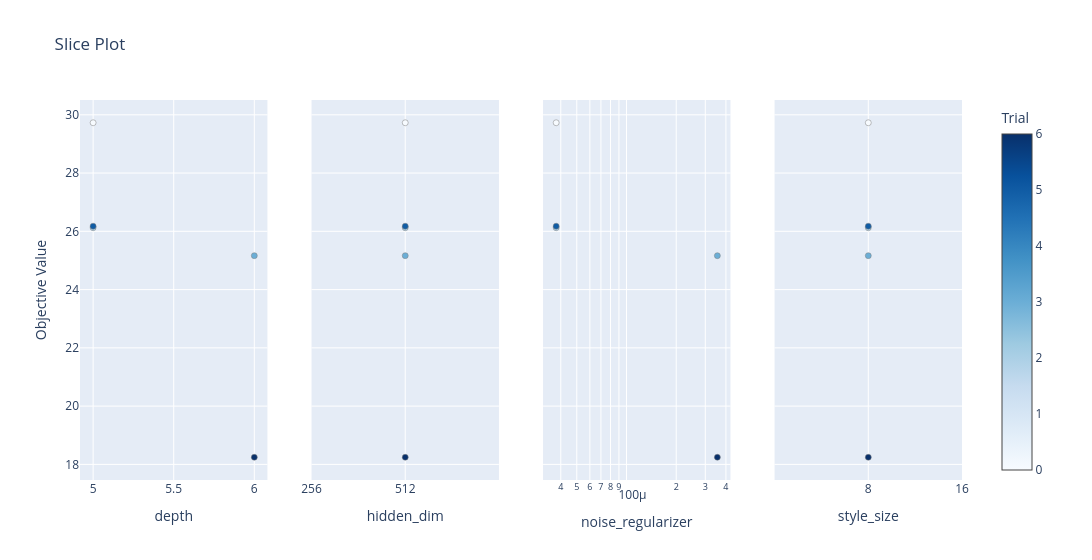

The code cell stored with this chart in its notebook:
### Code cell
vis.plot_slice(study, params=["style_size", "depth", "hidden_dim", "noise_regularizer"])

### Figure 1 — Plotly figure (JSON) as saved in the notebook; plotly's stock layout.template omitted (floating-point values rounded to 4 significant figures)
{"data": [{"marker": {"color": [0, 2, 3, 5, 6], "colorbar": {"title": {"text": "Trial"}, "x": 1, "xpad": 40}, "colorscale": [[0, "rgb(247,251,255)"], [0.125, "rgb(222,235,247)"], [0.25, "rgb(198,219,239)"], [0.375, "rgb(158,202,225)"], [0.5, "rgb(107,174,214)"], [0.625, "rgb(66,146,198)"], [0.75, "rgb(33,113,181)"], [0.875, "rgb(8,81,156)"], [1, "rgb(8,48,107)"]], "line": {"color": "Grey", "width": 0.5}, "showscale": true}, "mode": "markers", "name": "Feasible Trial", "showlegend": false, "type": "scatter", "x": [5, 5, 6, 5, 6], "xaxis": "x", "y": [29.73, 26.12, 25.16, 26.18, 18.24], "yaxis": "y"}, {"marker": {"color": [0, 2, 3, 5, 6], "colorbar": {"title": {"text": "Trial"}, "x": 1, "xpad": 40}, "colorscale": [[0, "rgb(247,251,255)"], [0.125, "rgb(222,235,247)"], [0.25, "rgb(198,219,239)"], [0.375, "rgb(158,202,225)"], [0.5, "rgb(107,174,214)"], [0.625, "rgb(66,146,198)"], [0.75, "rgb(33,113,181)"], [0.875, "rgb(8,81,156)"], [1, "rgb(8,48,107)"]], "line": {"color": "Grey", "width": 0.5}, "showscale": false}, "mode": "markers", "name": "Feasible Trial", "showlegend": false, "type": "scatter", "x": ["512", "512", "512", "512", "512"], "xaxis": "x2", "y": [29.73, 26.12, 25.16, 26.18, 18.24], "yaxis": "y2"}, {"marker": {"color": [0, 2, 3, 5, 6], "colorbar": {"title": {"text": "Trial"}, "x": 1, "xpad": 40}, "colorscale": [[0, "rgb(247,251,255)"], [0.125, "rgb(222,235,247)"], [0.25, "rgb(198,219,239)"], [0.375, "rgb(158,202,225)"], [0.5, "rgb(107,174,214)"], [0.625, "rgb(66,146,198)"], [0.75, "rgb(33,113,181)"], [0.875, "rgb(8,81,156)"], [1, "rgb(8,48,107)"]], "line": {"color": "Grey", "width": 0.5}, "showscale": false}, "mode": "markers", "name": "Feasible Trial", "showlegend": false, "type": "scatter", "x": [3.751e-05, 3.751e-05, 0.0003549, 3.751e-05, 0.0003549], "xaxis": "x3", "y": [29.73, 26.12, 25.16, 26.18, 18.24], "yaxis": "y3"}, {"marker": {"color": [0, 2, 3, 5, 6], "colorbar": {"title": {"text": "Trial"}, "x": 1, "xpad": 40}, "colorscale": [[0, "rgb(247,251,255)"], [0.125, "rgb(222,235,247)"], [0.25, "rgb(198,219,239)"], [0.375, "rgb(158,202,225)"], [0.5, "rgb(107,174,214)"], [0.625, "rgb(66,146,198)"], [0.75, "rgb(33,113,181)"], [0.875, "rgb(8,81,156)"], [1, "rgb(8,48,107)"]], "line": {"color": "Grey", "width": 0.5}, "showscale": false}, "mode": "markers", "name": "Feasible Trial", "showlegend": false, "type": "scatter", "x": ["8", "8", "8", "8", "8"], "xaxis": "x4", "y": [29.73, 26.12, 25.16, 26.18, 18.24], "yaxis": "y4"}], "layout": {"title": {"text": "Slice Plot"}, "width": 1200, "xaxis": {"anchor": "y", "domain": [0, 0.2125], "title": {"text": "depth"}}, "xaxis2": {"anchor": "y2", "categoryarray": ["256", "512"], "categoryorder": "array", "domain": [0.2625, 0.475], "title": {"text": "hidden_dim"}, "type": "category"}, "xaxis3": {"anchor": "y3", "domain": [0.525, 0.7375], "title": {"text": "noise_regularizer"}, "type": "log"}, "xaxis4": {"anchor": "y4", "categoryarray": ["8", "16"], "categoryorder": "array", "domain": [0.7875, 1], "title": {"text": "style_size"}, "type": "category"}, "yaxis": {"anchor": "x", "domain": [0, 1], "title": {"text": "Objective Value"}}, "yaxis2": {"anchor": "x2", "domain": [0, 1], "matches": "y", "showticklabels": false}, "yaxis3": {"anchor": "x3", "domain": [0, 1], "matches": "y", "showticklabels": false}, "yaxis4": {"anchor": "x4", "domain": [0, 1], "matches": "y", "showticklabels": false}}}
